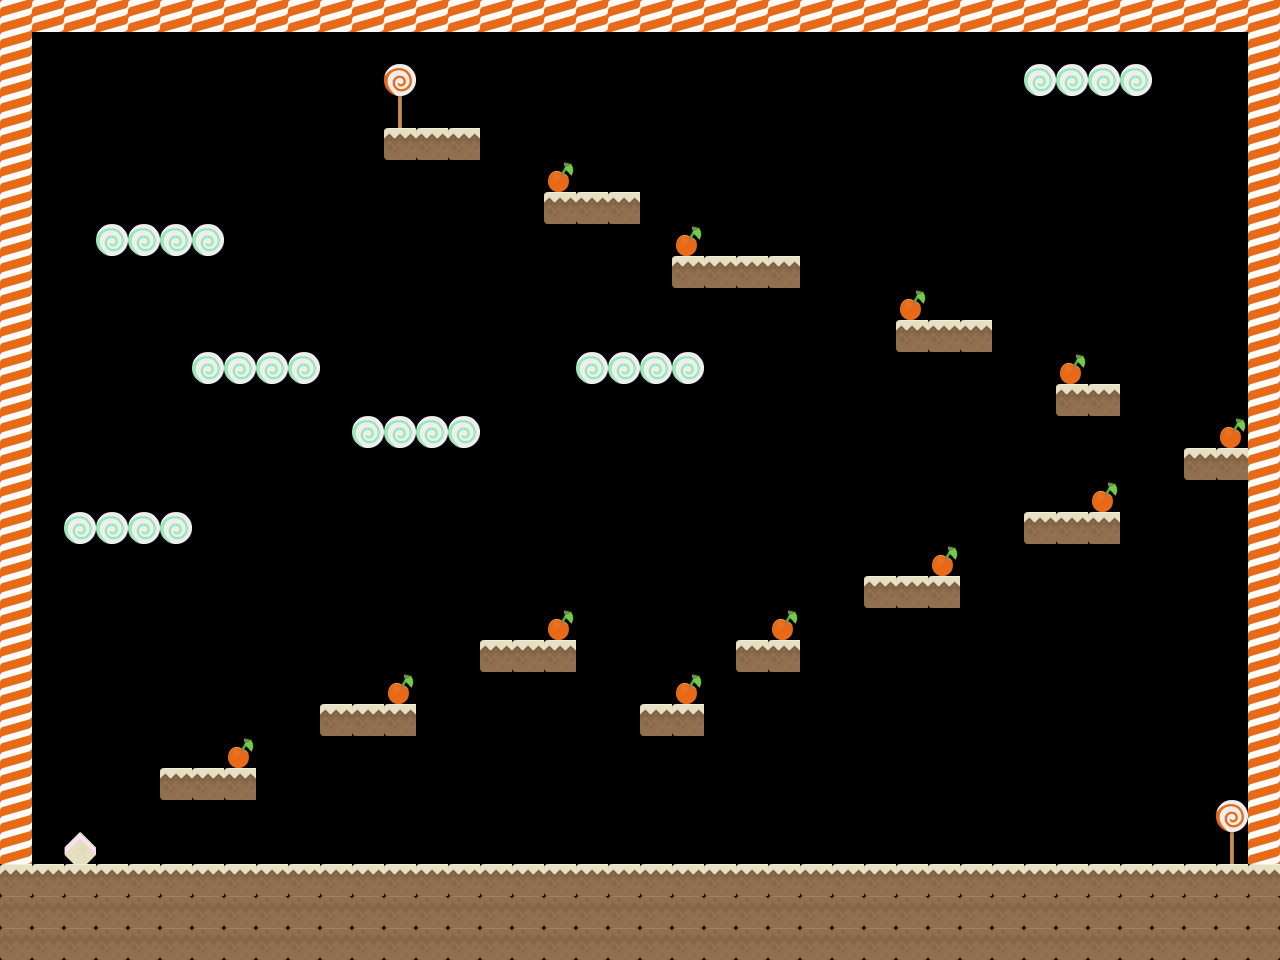

A level layout from a 2D game, rendered from its tile map. Below: a short description, then the map file with tile-grid data replaced by summaries:
An orthogonal 40x30 tile map with 32x32 px tiles, 3 tile layers (platforms, rewards, clouds).

<map version="1.0" orientation="orthogonal" renderorder="right-down" width="40" height="30" tilewidth="32" tileheight="32">
 <tileset firstgid="1" name="everything" tilewidth="32" tileheight="32">
  <image source="everything.png" width="448" height="224" />
 </tileset>
 <layer name="platforms" width="40" height="30">
  <data>[1200 cells, 253 non-empty, 6 distinct tile ids]</data>
 </layer>
 <layer name="rewards" width="40" height="30">
  <data>[1200 cells, 12 non-empty, 1 distinct tile ids]</data>
 </layer>
 <layer name="clouds" width="40" height="30">
  <data>[1200 cells, 24 non-empty, 1 distinct tile ids]</data>
 </layer>
</map>